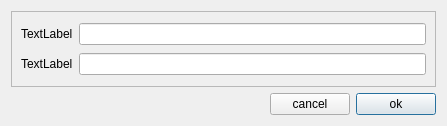
<?xml version="1.0" encoding="UTF-8"?>
<ui version="4.0">
 <class>NotesDialog</class>
 <widget class="QDialog" name="NotesDialog">
  <property name="windowModality">
   <enum>Qt::WindowModal</enum>
  </property>
  <property name="geometry">
   <rect>
    <x>0</x>
    <y>0</y>
    <width>447</width>
    <height>126</height>
   </rect>
  </property>
  <property name="windowTitle">
   <string>Dialog</string>
  </property>
  <layout class="QGridLayout" name="gridLayout_2">
   <item row="0" column="0" colspan="3">
    <widget class="QFrame" name="frmFuses">
     <property name="frameShape">
      <enum>QFrame::StyledPanel</enum>
     </property>
     <property name="frameShadow">
      <enum>QFrame::Raised</enum>
     </property>
     <layout class="QGridLayout" name="gridLayout">
      <item row="0" column="1">
       <widget class="QLineEdit" name="txiStrID"/>
      </item>
      <item row="1" column="0">
       <widget class="QLabel" name="lblCommnt">
        <property name="text">
         <string>TextLabel</string>
        </property>
       </widget>
      </item>
      <item row="1" column="1">
       <widget class="QLineEdit" name="txiCommnt"/>
      </item>
      <item row="0" column="0">
       <widget class="QLabel" name="lblStrID">
        <property name="text">
         <string>TextLabel</string>
        </property>
       </widget>
      </item>
     </layout>
    </widget>
   </item>
   <item row="1" column="2">
    <widget class="QPushButton" name="pushOk">
     <property name="text">
      <string>ok</string>
     </property>
    </widget>
   </item>
   <item row="1" column="1">
    <widget class="QPushButton" name="pushCancel">
     <property name="text">
      <string>cancel</string>
     </property>
    </widget>
   </item>
   <item row="1" column="0">
    <spacer name="horizontalSpacer">
     <property name="orientation">
      <enum>Qt::Horizontal</enum>
     </property>
     <property name="sizeHint" stdset="0">
      <size>
       <width>40</width>
       <height>20</height>
      </size>
     </property>
    </spacer>
   </item>
  </layout>
 </widget>
 <resources/>
 <connections/>
</ui>
